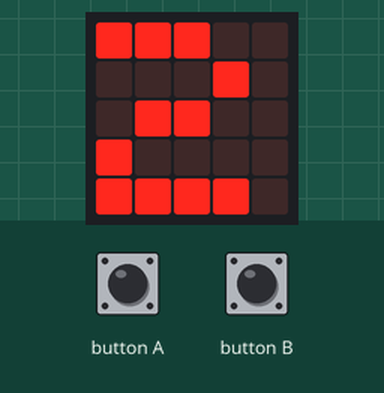
This program was run on a simulated BBC micro:bit running MicroPython. Parts: the board's 5×5 LED display. Inputs (shaded band) come from the test bench.

Above: at 1.2 s.
1.3 s: button A pressed for 0.15 s
At 1.37 s:
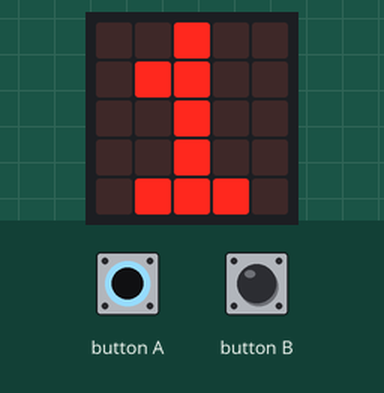
2.9 s: button B pressed for 0.15 s
At 2.97 s:
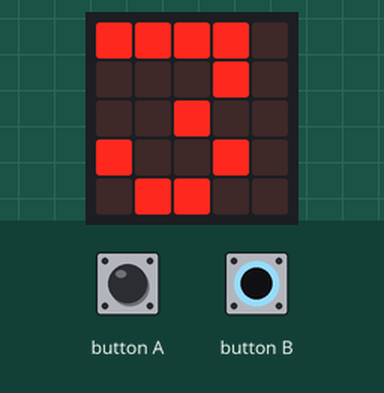
Timing chart, 0 to 5.9 s (numbered marks = the images above; inputs shaded):
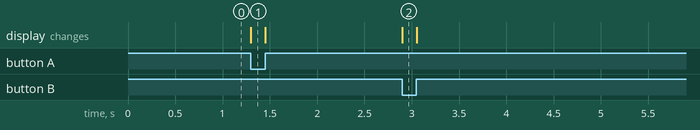

Measured:
- after the input at 1.3 s, the display: changes at once (image 1)
- after the input at 2.9 s, the display: changes at once (image 2)

The program:

123.py
```python
from microbit import *

while True:
    display.show("2")
    if button_a.is_pressed():
        display.show("1")
        sleep(1)
    elif button_b.is_pressed():
        display.show("3")
        sleep(1)
```
